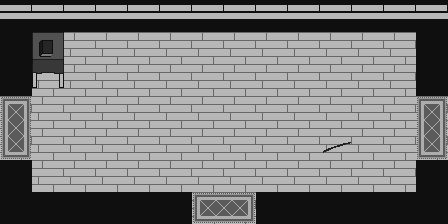

Tiled map render using the project's own tile images. Description and the map definition, with tile-layer contents summarised, below:
An orthogonal 14x7 tile map with 32x32 px tiles, 1 tile layer (Tile Layer 1).

<map version="1.0" orientation="orthogonal" width="14" height="7" tilewidth="32" tileheight="32">
 <tileset firstgid="1" name="hallwayBasic" tilewidth="32" tileheight="32">
  <image source="hallwayBasic.png" width="64" height="160" />
 </tileset>
 <layer name="Tile Layer 1" width="14" height="7">
  <data>[98 cells, 98 non-empty, 10 distinct tile ids]</data>
 </layer>
</map>
